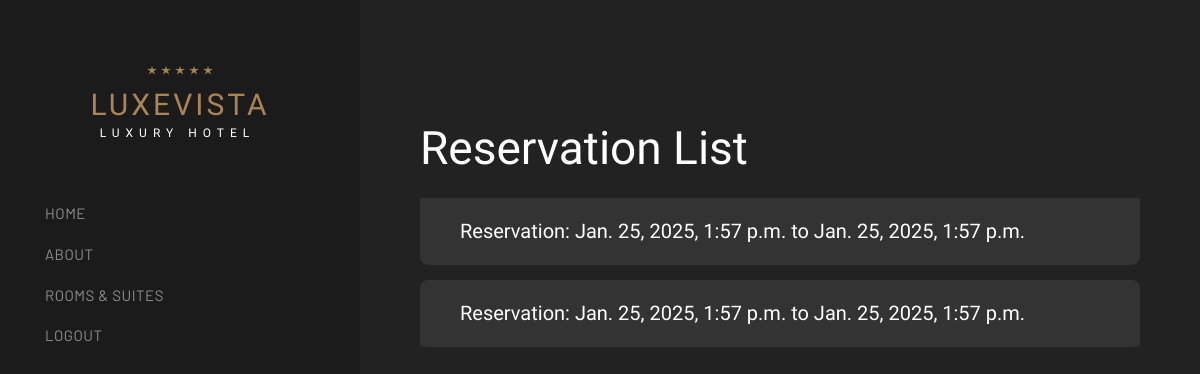
Page /reservations/ (signed in) on the committed database.
### base/models.py (models this page shows)
class Reservation(models.Model):
    class BookingStatus(models.TextChoices):
        PENDING = "PENDING", "Pending"
        CANCELLED = "CANCELLED", "Cancelled"
        BLOCKED = "BLOCKED", "Blocked"
    class PaymentMethod(models.TextChoices):
        UPI = "UPI", "UPI"
        CASH = "CASH", "Cash"
        CARD = "CARD", "Card"
    room = models.ForeignKey(Room, on_delete=models.CASCADE)
    customer = models.ForeignKey(User, on_delete=models.CASCADE)
    check_in = models.DateTimeField()
    check_out = models.DateTimeField()
    number_of_occupants = models.PositiveIntegerField(
        _("number of occupants"),
        validators=[MinValueValidator(1), MaxValueValidator(4)],
    )
    advance = models.PositiveIntegerField(
        _("advance amount"),
        validators=[MinValueValidator(2000)],
    )
    booked_from = models.DateTimeField()
    booked_till = models.DateTimeField()
    booked_time = models.DateTimeField(auto_now_add=True)
    isCancelled = models.BooleanField(default=False)
    method = models.CharField(choices=PaymentMethod.choices, max_length=10)
    payment_status = models.CharField(choices=PaymentStatus.choices, default=PaymentStatus.PENDING, max_length=10)

### base/views.py (the view)
# urls.py: path("reservations/", views.listReservations, name="list"),
@login_required(login_url="login")
def listReservations(request):
    reservations = Reservation.objects.filter(customer = request.user, isCancelled = False)
    return render(request, "base/list_reservations.html",{"reservations" : reservations})

### base/templates/base/list_reservations.html (shortened to what this page needs)
{% load static %}
<!DOCTYPE html>
<html lang="zxx">
<head>
    <link rel="stylesheet" href="{% static 'css/plugins.css' %}" />
    <link rel="stylesheet" href="{% static 'css/style.css' %}" />
</head>
<body data-spy="scroll" data-target=".navbar" data-offset="50">
    <aside id="cappa-aside">
        <div class="cappa-logo">
            <a href="{% url 'home' %}">
                <div> <i class="star"></i> <i class="star"></i> <i class="star"></i> <i class="star"></i> <i class="star"></i> </div>
                <h2>Luxevista<span>Luxury Hotel</span></h2>
            </a>
        </div>
        <nav class="cappa-main-menu">
            <ul>
                <li><a href="{% url 'home'%}">Home</a></li>
                <li><a href='{%url 'about' %}'>About</a></li>
                {%if request.user.is_authenticated%}
                    <li><a href='{%url 'hotel' 1 %}'> Rooms & Suites </a></li>
                    <li><a href="{% url 'logout'%}"> Logout</a></li>
                {%else%}
                    <li><a href="{% url 'login'%}"> Login</a></li>
                    <li><a href="{% url 'register_customer'%}"> Register</a></li>
                {%endif%}
            </ul>
        </nav>
    </aside>
    <div id="cappa-main">
        <section class="section-padding">
          <div class="container">
              <div class="row">
                  <div class="col-md-12 animate-box" data-animate-effect="fadeInUp">
                      <h2 class="section-title">Reservation List</h2>
                      {% if reservations %}
                          <div class="accordion-box" id="accordionExample">
                              {% for r in reservations %}
                                  <div class="accordion-item">
                                      <h2 class="accordion-header" id="heading{{ r.id }}">
                                          <button class="accordion-button" type="button" data-bs-toggle="collapse" data-bs-target="#collapse{{ r.id }}"
                                                  aria-expanded="false" aria-controls="collapse{{ r.id }}">
                                              Reservation: {{ r.booked_from }} to {{ r.booked_till }}
                                          </button>
                                      </h2>
                                  </div>
                              {% endfor %}
                          </div>
                      {% else %}
                          <p>No reservations found.</p>
                      {% endif %}
                  </div>
              </div>
          </div>
      </section>
    </div>
</body>
</body>
</html>

### base/templates/base/list_reservations.html (style rules this page uses)
.accordion-box { position: relative; padding: 0; }
.accordion-item { margin-bottom: 15px; border-radius: 8px; overflow: hidden; background-color: #2b2b2b; }
.accordion-button { font-size: 20px; line-height: 27px; font-weight: 400; cursor: pointer; padding: 20px 40px; padding-right: 60px; color: #fff; background-color: #2b2b2b; border: none; border-radius: 8px; transition: all 500ms ease; font-family: 'Gilda Display', serif; width: 100%; text-align: left; }
.accordion-button[aria-expanded="false"] { color: #fff; }
.accordion-item:last-child { margin-bottom: 0; }
.accordion-button:not(.collapsed) { background-color: #333; }

### rows in the picture
Reservation: booked_from "Jan. 25, 2025, 1:57 p.m.", booked_till "Jan. 25, 2025, 1:57 p.m."
Reservation: booked_from "Jan. 25, 2025, 1:57 p.m.", booked_till "Jan. 25, 2025, 1:57 p.m."
